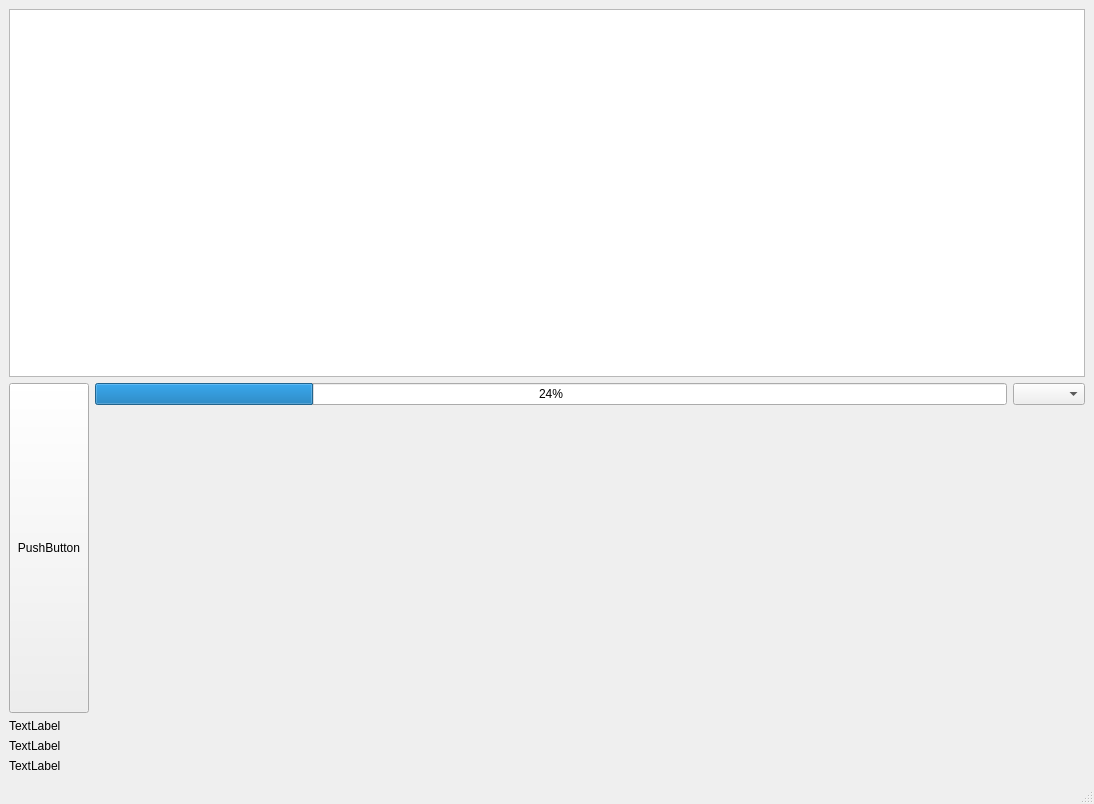
<?xml version="1.0" encoding="UTF-8"?>
<ui version="4.0">
 <class>ClientWindow</class>
 <widget class="QMainWindow" name="ClientWindow">
  <property name="geometry">
   <rect>
    <x>0</x>
    <y>0</y>
    <width>1094</width>
    <height>804</height>
   </rect>
  </property>
  <property name="sizePolicy">
   <sizepolicy hsizetype="Fixed" vsizetype="Fixed">
    <horstretch>0</horstretch>
    <verstretch>0</verstretch>
   </sizepolicy>
  </property>
  <property name="windowTitle">
   <string>MainWindow</string>
  </property>
  <widget class="QWidget" name="centralwidget">
   <layout class="QGridLayout" name="gridLayout">
    <item row="0" column="0" colspan="3">
     <layout class="QHBoxLayout" name="PlayerBox"/>
    </item>
    <item row="1" column="0" colspan="3">
     <widget class="QPlainTextEdit" name="GameTable">
      <property name="sizePolicy">
       <sizepolicy hsizetype="Preferred" vsizetype="Preferred">
        <horstretch>0</horstretch>
        <verstretch>0</verstretch>
       </sizepolicy>
      </property>
     </widget>
    </item>
    <item row="2" column="0" rowspan="2">
     <layout class="QVBoxLayout" name="Self">
      <item>
       <widget class="QPushButton" name="SelfCard">
        <property name="sizePolicy">
         <sizepolicy hsizetype="Preferred" vsizetype="Expanding">
          <horstretch>0</horstretch>
          <verstretch>0</verstretch>
         </sizepolicy>
        </property>
        <property name="text">
         <string>PushButton</string>
        </property>
       </widget>
      </item>
      <item>
       <widget class="QLabel" name="SelfName">
        <property name="text">
         <string>TextLabel</string>
        </property>
       </widget>
      </item>
      <item>
       <widget class="QLabel" name="SelfHP">
        <property name="text">
         <string>TextLabel</string>
        </property>
       </widget>
      </item>
      <item>
       <widget class="QLabel" name="SelfIdentity">
        <property name="text">
         <string>TextLabel</string>
        </property>
       </widget>
      </item>
     </layout>
    </item>
    <item row="2" column="1">
     <widget class="QProgressBar" name="progressBar">
      <property name="value">
       <number>24</number>
      </property>
     </widget>
    </item>
    <item row="2" column="2">
     <widget class="QComboBox" name="comboBox"/>
    </item>
    <item row="3" column="1" colspan="2">
     <layout class="QHBoxLayout" name="CardBox"/>
    </item>
   </layout>
  </widget>
  <widget class="QMenuBar" name="menubar">
   <property name="geometry">
    <rect>
     <x>0</x>
     <y>0</y>
     <width>1094</width>
     <height>24</height>
    </rect>
   </property>
  </widget>
  <widget class="QStatusBar" name="statusbar"/>
 </widget>
 <resources/>
 <connections/>
</ui>
